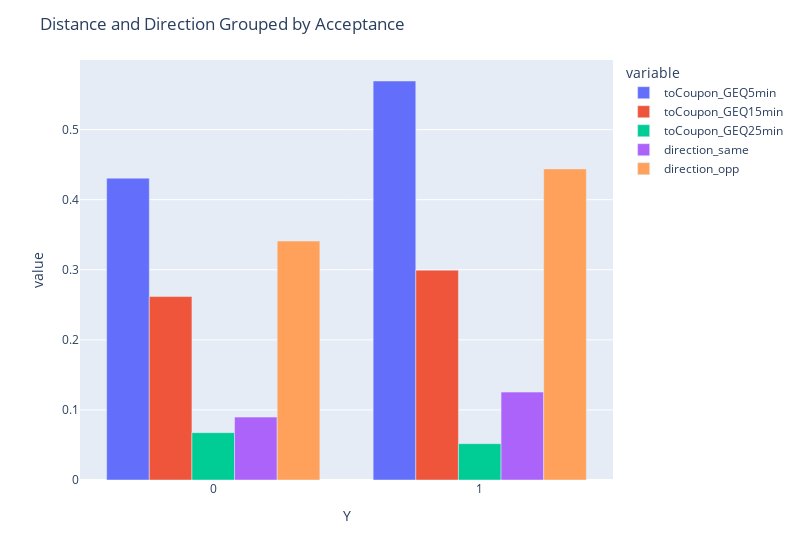

The cell this chart's notebook holds for it:
### Code cell
# Second visualization: group by acceptance to look for characteristics.
#import plotly.io as pio

location_cols = ['toCoupon_GEQ5min', 'toCoupon_GEQ15min', 'toCoupon_GEQ25min', 'direction_same', 'direction_opp', 'Y']
yes_sums = data_filt[location_cols].groupby('Y').sum()
yes_sums_norm = yes_sums / data_filt.shape[0]
yes_sums_norm.reset_index()
yes_sums_norm
#plt.figure(figsize=(12,5))
#sns.barplot(yes_sums_norm)             # Only renders half the data
#sns.barplot(yes_sums_norm, hue='Y')    # Error: hue cannot be assigned with wide-form data ???
fig = px.bar(yes_sums_norm, barmode='group', width=800)
fig.update_layout(title_text="Distance and Direction Grouped by Acceptance")
#fig.show()
#plt.savefig('images/distance-direction-by-acceptance.png')
#pio.write_image(fig, 'images/distance-direction-by-acceptance.png')
    # Requires kaleido to be installed.
    # Just take a screenshot...

### Figure 1 — Plotly figure (JSON) as saved in the notebook; plotly's stock layout.template omitted (floating-point values rounded to 4 significant figures)
{"data": [{"alignmentgroup": "True", "hovertemplate": "variable=toCoupon_GEQ5min<br>Y=%{x}<br>value=%{y}<extra></extra>", "legendgroup": "toCoupon_GEQ5min", "marker": {"color": "#636efa", "pattern": {"shape": ""}}, "name": "toCoupon_GEQ5min", "offsetgroup": "toCoupon_GEQ5min", "orientation": "v", "showlegend": true, "textposition": "auto", "type": "bar", "x": [0, 1], "xaxis": "x", "y": [0.4307, 0.5693], "yaxis": "y"}, {"alignmentgroup": "True", "hovertemplate": "variable=toCoupon_GEQ15min<br>Y=%{x}<br>value=%{y}<extra></extra>", "legendgroup": "toCoupon_GEQ15min", "marker": {"color": "#EF553B", "pattern": {"shape": ""}}, "name": "toCoupon_GEQ15min", "offsetgroup": "toCoupon_GEQ15min", "orientation": "v", "showlegend": true, "textposition": "auto", "type": "bar", "x": [0, 1], "xaxis": "x", "y": [0.2618, 0.2994], "yaxis": "y"}, {"alignmentgroup": "True", "hovertemplate": "variable=toCoupon_GEQ25min<br>Y=%{x}<br>value=%{y}<extra></extra>", "legendgroup": "toCoupon_GEQ25min", "marker": {"color": "#00cc96", "pattern": {"shape": ""}}, "name": "toCoupon_GEQ25min", "offsetgroup": "toCoupon_GEQ25min", "orientation": "v", "showlegend": true, "textposition": "auto", "type": "bar", "x": [0, 1], "xaxis": "x", "y": [0.06756, 0.05183], "yaxis": "y"}, {"alignmentgroup": "True", "hovertemplate": "variable=direction_same<br>Y=%{x}<br>value=%{y}<extra></extra>", "legendgroup": "direction_same", "marker": {"color": "#ab63fa", "pattern": {"shape": ""}}, "name": "direction_same", "offsetgroup": "direction_same", "orientation": "v", "showlegend": true, "textposition": "auto", "type": "bar", "x": [0, 1], "xaxis": "x", "y": [0.08974, 0.1254], "yaxis": "y"}, {"alignmentgroup": "True", "hovertemplate": "variable=direction_opp<br>Y=%{x}<br>value=%{y}<extra></extra>", "legendgroup": "direction_opp", "marker": {"color": "#FFA15A", "pattern": {"shape": ""}}, "name": "direction_opp", "offsetgroup": "direction_opp", "orientation": "v", "showlegend": true, "textposition": "auto", "type": "bar", "x": [0, 1], "xaxis": "x", "y": [0.3409, 0.4439], "yaxis": "y"}], "layout": {"barmode": "group", "legend": {"title": {"text": "variable"}, "tracegroupgap": 0}, "margin": {"t": 60}, "title": {"text": "Distance and Direction Grouped by Acceptance"}, "width": 800, "xaxis": {"anchor": "y", "domain": [0, 1], "title": {"text": "Y"}}, "yaxis": {"anchor": "x", "domain": [0, 1], "title": {"text": "value"}}}}
